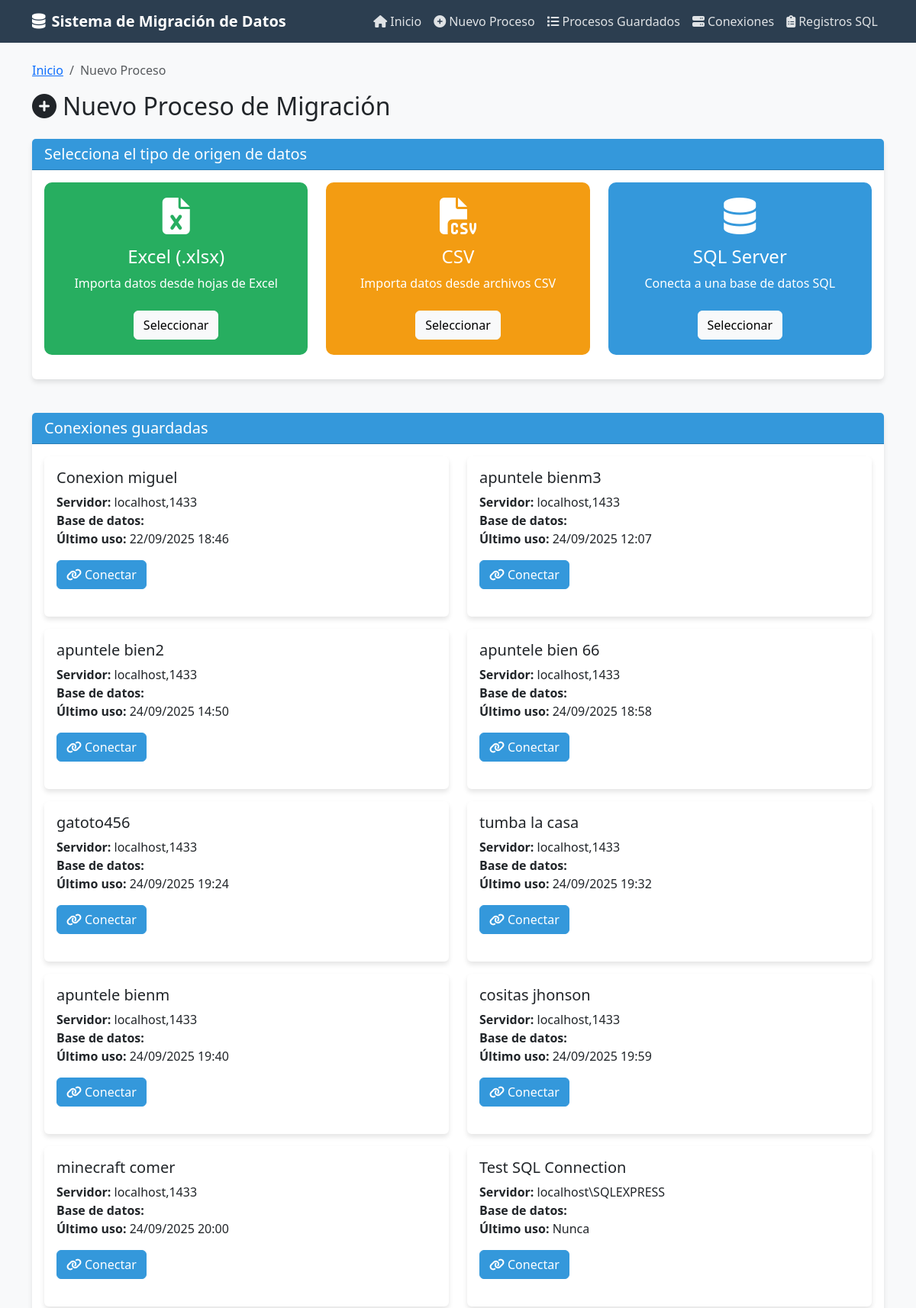
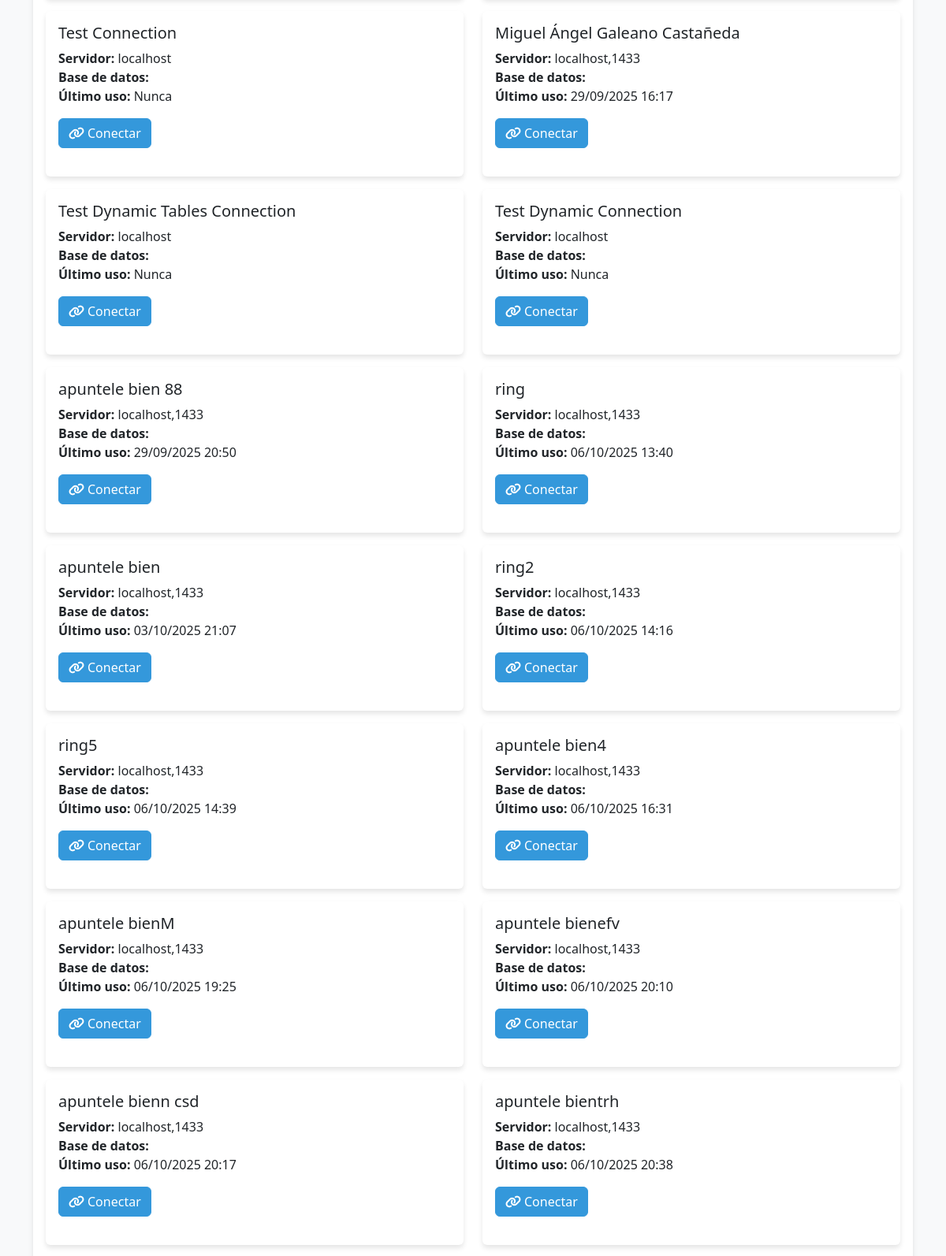
Page /automatizacion/process/new/ (upper part) on the committed database (2 pictures, top to bottom).
### automatizacion/models.py (models this page shows, shortened)
class DatabaseConnection(models.Model):
    name = models.CharField(max_length=100, unique=True)
    server = models.CharField(max_length=255)
    username = models.CharField(max_length=100)
    password = models.CharField(max_length=255)
    port = models.IntegerField(default=1433)
    created_at = models.DateTimeField(auto_now_add=True)
    last_used = models.DateTimeField(null=True, blank=True)
    selected_database = models.CharField(max_length=100, blank=True, null=True)
    available_databases = models.JSONField(null=True, blank=True)

### automatizacion/views.py (the view)
# urls.py: path('process/new/', views.new_process, name='new_process'),
def new_process(request):
    context = {
        'source_types': [
            {'id': 'excel', 'name': 'Excel (.xlsx)'},
            {'id': 'csv', 'name': 'CSV'},
            {'id': 'sql', 'name': 'SQL Server'}
        ],
        'connections': DatabaseConnection.objects.all()
    }
    return render(request, 'automatizacion/new_process.html', context)

### proyecto_automatizacion/templates/automatizacion/new_process.html (shortened to what this page needs)
{% extends "base.html" %}
{% block content %}
<div class="row mb-4">
    <div class="col-md-12">
        <nav aria-label="breadcrumb">
            <ol class="breadcrumb">
                <li class="breadcrumb-item"><a href="{% url 'automatizacion:index' %}">Inicio</a></li>
                <li class="breadcrumb-item active">Nuevo Proceso</li>
            </ol>
        </nav>
        <h2 class="mb-4"><i class="fas fa-plus-circle me-2"></i>Nuevo Proceso de Migración</h2>
        <div class="card">
            <div class="card-header">
                <h5 class="mb-0">Selecciona el tipo de origen de datos</h5>
            </div>
            <div class="card-body">
                <div class="row">
                    <div class="col-md-4 mb-3">
                        <a href="{% url 'automatizacion:upload_excel' %}" class="text-decoration-none">
                            <div class="source-type-card excel">
                                <i class="fas fa-file-excel"></i>
                                <h4>Excel (.xlsx)</h4>
                                <p>Importa datos desde hojas de Excel</p>
                                <button class="btn btn-light mt-2">Seleccionar</button>
                            </div>
                        </a>
                    </div>
                    <div class="col-md-4 mb-3">
                        <a href="{% url 'automatizacion:upload_excel' %}?type=csv" class="text-decoration-none">
                            <div class="source-type-card csv">
                                <i class="fas fa-file-csv"></i>
                                <h4>CSV</h4>
                                <p>Importa datos desde archivos CSV</p>
                                <button class="btn btn-light mt-2">Seleccionar</button>
                            </div>
                        </a>
                    </div>
                    <div class="col-md-4 mb-3">
                        <a href="{% url 'automatizacion:connect_sql' %}" class="text-decoration-none">
                            <div class="source-type-card sql">
                                <i class="fas fa-database"></i>
                                <h4>SQL Server</h4>
                                <p>Conecta a una base de datos SQL</p>
                                <button class="btn btn-light mt-2">Seleccionar</button>
                            </div>
                        </a>
                    </div>
                </div>
            </div>
        </div>
    </div>
</div>
{% if connections %}
<div class="row">
    <div class="col-md-12">
        <div class="card">
            <div class="card-header">
                <h5 class="mb-0">Conexiones guardadas</h5>
            </div>
            <div class="card-body">
                <div class="row">
                    {% for connection in connections %}
                        <div class="col-md-6 mb-3">
                            <div class="card h-100">
                                <div class="card-body">
                                    <h5 class="card-title">{{ connection.name }}</h5>
                                    <p class="card-text">
                                        <strong>Servidor:</strong> {{ connection.server }}<br>
                                        <strong>Base de datos:</strong> {{ connection.database }}<br>
                                        <strong>Último uso:</strong> {% if connection.last_used %}{{ connection.last_used|date:"d/m/Y H:i" }}{% else %}Nunca{% endif %}
                                    </p>
                                    <a href="{% url 'automatizacion:list_sql_tables' connection.id %}" class="btn btn-primary">
                                        <i class="fas fa-link me-1"></i>Conectar
                                    </a>
                                </div>
                            </div>
                        </div>
                    {% endfor %}
                </div>
            </div>
        </div>
    </div>
</div>
{% endif %}
{% endblock %}

### proyecto_automatizacion/templates/base.html (style rules this page uses)
:root { --primary-color: #3498db; --secondary-color: #2c3e50; --accent-color: #e74c3c; --light-bg: #f8f9fa; --dark-bg: #343a40; }
body { font-family: 'Segoe UI', Tahoma, Geneva, Verdana, sans-serif; background-color: var(--light-bg); }
.btn-primary { background-color: var(--primary-color); border-color: var(--primary-color); }
.card { box-shadow: 0 4px 6px rgba(0, 0, 0, 0.1); border: none; transition: transform 0.3s; margin-bottom: 20px; }
.card-header { background-color: var(--primary-color); color: white; font-weight: 500; }
.source-type-card { text-align: center; padding: 20px; cursor: pointer; border-radius: 10px; }
.source-type-card i { font-size: 3rem; margin-bottom: 15px; }
.source-type-card.excel { background-color: #27ae60; color: white; }
.source-type-card.csv { background-color: #f39c12; color: white; }
.source-type-card.sql { background-color: #3498db; color: white; }

### rows in the picture
DatabaseConnection: name "Conexion miguel", server "localhost,1433", last_used "22/09/2025 18:46"
DatabaseConnection: name "apuntele bienm3", server "localhost,1433", last_used "24/09/2025 12:07"
DatabaseConnection: name "apuntele bien2", server "localhost,1433", last_used "24/09/2025 14:50"
DatabaseConnection: name "apuntele bien 66", server "localhost,1433", last_used "24/09/2025 18:58"
DatabaseConnection: name "gatoto456", server "localhost,1433", last_used "24/09/2025 19:24"
DatabaseConnection: name "tumba la casa", server "localhost,1433", last_used "24/09/2025 19:32"
DatabaseConnection: name "apuntele bienm", server "localhost,1433", last_used "24/09/2025 19:40"
DatabaseConnection: name "cositas jhonson", server "localhost,1433", last_used "24/09/2025 19:59"
DatabaseConnection: name "minecraft comer", server "localhost,1433", last_used "24/09/2025 20:00"
DatabaseConnection: name "Test SQL Connection", server "localhost\\SQLEXPRESS", shows "Nunca"
DatabaseConnection: name "Test Connection", server "localhost", shows "Nunca"
DatabaseConnection: name "Miguel Ángel Galeano Castañeda", server "localhost,1433", last_used "29/09/2025 16:17"
DatabaseConnection: name "Test Dynamic Tables Connection", server "localhost", shows "Nunca"
DatabaseConnection: name "Test Dynamic Connection", server "localhost", shows "Nunca"
DatabaseConnection: name "apuntele bien 88", server "localhost,1433", last_used "29/09/2025 20:50"
DatabaseConnection: name "ring", server "localhost,1433", last_used "06/10/2025 13:40"
DatabaseConnection: name "apuntele bien", server "localhost,1433", last_used "03/10/2025 21:07"
DatabaseConnection: name "ring2", server "localhost,1433", last_used "06/10/2025 14:16"
DatabaseConnection: name "ring5", server "localhost,1433", last_used "06/10/2025 14:39"
DatabaseConnection: name "apuntele bien4", server "localhost,1433", last_used "06/10/2025 16:31"
DatabaseConnection: name "apuntele bienM", server "localhost,1433", last_used "06/10/2025 19:25"
DatabaseConnection: name "apuntele bienefv", server "localhost,1433", last_used "06/10/2025 20:10"
DatabaseConnection: name "apuntele bienn csd", server "localhost,1433", last_used "06/10/2025 20:17"
DatabaseConnection: name "apuntele bientrh", server "localhost,1433", last_used "06/10/2025 20:38"
